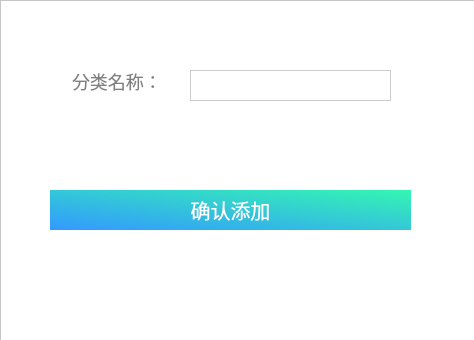
<?xml version="1.0" encoding="UTF-8"?>
<ui version="4.0">
 <class>admin_addclassify</class>
 <widget class="QWidget" name="admin_addclassify">
  <property name="geometry">
   <rect>
    <x>0</x>
    <y>0</y>
    <width>474</width>
    <height>340</height>
   </rect>
  </property>
  <property name="windowTitle">
   <string>admin_addclassify</string>
  </property>
  <widget class="QFrame" name="frame">
   <property name="geometry">
    <rect>
     <x>0</x>
     <y>0</y>
     <width>511</width>
     <height>401</height>
    </rect>
   </property>
   <property name="styleSheet">
    <string notr="true">background-color: rgb(255, 255, 255);</string>
   </property>
   <property name="frameShape">
    <enum>QFrame::StyledPanel</enum>
   </property>
   <property name="frameShadow">
    <enum>QFrame::Raised</enum>
   </property>
   <widget class="QLineEdit" name="lineEdit">
    <property name="geometry">
     <rect>
      <x>70</x>
      <y>70</y>
      <width>141</width>
      <height>31</height>
     </rect>
    </property>
    <property name="styleSheet">
     <string notr="true">color:#808080;
border:none;
font-size:18px;
font-family:&quot;微软雅黑&quot;;
text-align:left;</string>
    </property>
    <property name="text">
     <string>分类名称：</string>
    </property>
    <property name="readOnly">
     <bool>true</bool>
    </property>
   </widget>
   <widget class="QLineEdit" name="etName">
    <property name="geometry">
     <rect>
      <x>190</x>
      <y>70</y>
      <width>201</width>
      <height>31</height>
     </rect>
    </property>
    <property name="styleSheet">
     <string notr="true">border:1px solid #cccccc;
font-size:18px;
font-family:&quot;微软雅黑&quot;;
text-align:left;</string>
    </property>
    <property name="text">
     <string/>
    </property>
   </widget>
   <widget class="QPushButton" name="btnAdd">
    <property name="geometry">
     <rect>
      <x>50</x>
      <y>190</y>
      <width>361</width>
      <height>40</height>
     </rect>
    </property>
    <property name="sizePolicy">
     <sizepolicy hsizetype="Minimum" vsizetype="Expanding">
      <horstretch>0</horstretch>
      <verstretch>0</verstretch>
     </sizepolicy>
    </property>
    <property name="styleSheet">
     <string notr="true">color:white;
border:none;
font-size:20px;
font-family:&quot;微软雅黑&quot;;
background-color: qlineargradient(spread:pad, x1:0, y1:1, x2:1, y2:0, stop:0 rgba(51, 153, 255,1), stop:1 rgba(52, 246, 177,1));
padding-top:5;
padding-bottom:5;</string>
    </property>
    <property name="text">
     <string>确认添加</string>
    </property>
   </widget>
  </widget>
 </widget>
 <layoutdefault spacing="6" margin="11"/>
 <resources/>
 <connections/>
</ui>
